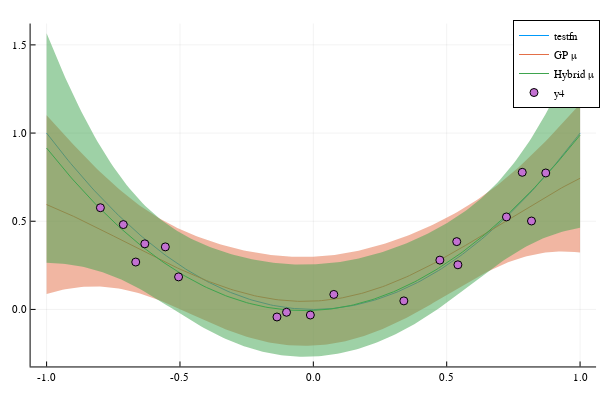

Notebook code cell kept with this figure:
### Code cell
domain = lbs[1]:.01:ubs[1]
μ = similar(domain) # Predictive mean for standard model: f(x) ~ Z(x)
μ2 = similar(domain) # Predictive mean for the hybrid model: f(x) ~ P(x)c + Z(x)
∇μ2 = similar(domain)
Hμ2 = similar(domain)
σ = similar(domain)
σ2 = similar(domain)
∇σ2 = similar(domain)
Hσ2 = similar(domain)
EIx = similar(domain)
EIx2 = similar(domain)

for (i, x) in enumerate(domain)
    sx = sur([x], [0.])
    hsx = hsur([x], [0.])
    
    μ[i] = sx.μ
    μ2[i] = hsx.μ
    ∇μ2[i] = first(hsx.∇μ)
    Hμ2[i] = first(hsx.Hμ)
    σ[i] = sx.σ
    σ2[i] = hsx.σ
    ∇σ2[i] = first(hsx.∇σ)
    Hσ2[i] = first(hsx.Hσ)
    EIx[i] = eval(sx)
    EIx2[i] = eval(hsx)
end

plot(domain, [testfn([x]) for x in domain], label="testfn")
plot!(domain, μ, ribbons=2σ, label="GP μ")
plot!(domain, μ2, ribbons=2σ2, label="Hybrid μ")
scatter!(get_active_covariates(hsur)', get_active_observations(sur))

### Figure 1 — Plotly figure (JSON) as saved in the notebook; plotly's stock layout.template omitted (floating-point values rounded to 4 significant figures; data arrays with more than 128 entries replaced by an {"elided": "..."} marker saying what was removed)
{"data": [{"colorbar": {"len": 0.9525, "title": {"text": ""}, "x": 0.9934, "y": 0.5139}, "legendgroup": "testfn", "line": {"color": "rgba(0, 154, 250, 1.000)", "dash": "solid", "shape": "linear", "width": 1}, "mode": "lines", "name": "testfn", "showlegend": true, "type": "scatter", "x": {"elided": "201 float values"}, "xaxis": "x", "y": {"elided": "201 float values"}, "yaxis": "y"}, {"colorbar": {"len": 0.9525, "title": {"text": ""}, "x": 0.9934, "y": 0.5139}, "fill": "tozeroy", "fillcolor": "rgba(227, 111, 71, 0.500)", "legendgroup": "GP μ", "line": {"color": "rgba(227, 111, 71, 1.000)", "dash": "solid", "shape": "linear", "width": 0}, "mode": "lines", "name": "GP μ", "showlegend": false, "type": "scatter", "x": {"elided": "402 float values"}, "xaxis": "x", "y": {"elided": "402 float values"}, "yaxis": "y"}, {"colorbar": {"len": 0.9525, "title": {"text": ""}, "x": 0.9934, "y": 0.5139}, "fillrange": {"elided": "2x201 float values"}, "legendgroup": "GP μ", "line": {"color": "rgba(227, 111, 71, 1.000)", "dash": "solid", "shape": "linear", "width": 1}, "mode": "lines", "name": "GP μ", "showlegend": true, "type": "scatter", "x": {"elided": "201 float values"}, "xaxis": "x", "y": {"elided": "201 float values"}, "yaxis": "y"}, {"colorbar": {"len": 0.9525, "title": {"text": ""}, "x": 0.9934, "y": 0.5139}, "fill": "tozeroy", "fillcolor": "rgba(62, 164, 78, 0.500)", "legendgroup": "Hybrid μ", "line": {"color": "rgba(62, 164, 78, 1.000)", "dash": "solid", "shape": "linear", "width": 0}, "mode": "lines", "name": "Hybrid μ", "showlegend": false, "type": "scatter", "x": {"elided": "402 float values"}, "xaxis": "x", "y": {"elided": "402 float values"}, "yaxis": "y"}, {"colorbar": {"len": 0.9525, "title": {"text": ""}, "x": 0.9934, "y": 0.5139}, "fillrange": {"elided": "2x201 float values"}, "legendgroup": "Hybrid μ", "line": {"color": "rgba(62, 164, 78, 1.000)", "dash": "solid", "shape": "linear", "width": 1}, "mode": "lines", "name": "Hybrid μ", "showlegend": true, "type": "scatter", "x": {"elided": "201 float values"}, "xaxis": "x", "y": {"elided": "201 float values"}, "yaxis": "y"}, {"colorbar": {"len": 0.9525, "title": {"text": ""}, "x": 0.9934, "y": 0.5139}, "legendgroup": "y4", "marker": {"color": "rgba(195, 113, 210, 1.000)", "line": {"color": "rgba(0, 0, 0, 1)", "width": 1}, "size": 8, "symbol": "circle"}, "mode": "markers", "name": "y4", "showlegend": true, "type": "scatter", "x": [0.3394, -0.01108, -0.1364, 0.8179, -0.7124, 0.7241, -0.7984, 0.542, -0.6318, 0.8714, -0.5053, 0.7833, -0.5549, 0.07678, 0.4744, 0.5376, -0.1005, -0.6658], "xaxis": "x", "y": [0.04842, -0.03166, -0.04285, 0.5013, 0.4811, 0.5244, 0.5766, 0.253, 0.3719, 0.7736, 0.1844, 0.7774, 0.3546, 0.08495, 0.2796, 0.3843, -0.01619, 0.2687], "yaxis": "y"}], "layout": {"annotations": [], "height": 400, "legend": {"bgcolor": "rgba(255, 255, 255, 1.000)", "bordercolor": "rgba(0, 0, 0, 1)", "borderwidth": 1, "font": {"color": "rgba(0, 0, 0, 1)", "family": "sans-serif", "size": 11}, "title": {"font": {"color": "rgba(0, 0, 0, 1)", "family": "sans-serif", "size": 15}, "text": ""}, "tracegroupgap": 0, "traceorder": "normal", "x": 1, "xanchor": "auto", "y": 1, "yanchor": "auto"}, "margin": {"b": 20, "l": 0, "r": 0, "t": 20}, "paper_bgcolor": "rgba(255, 255, 255, 1.000)", "plot_bgcolor": "rgba(255, 255, 255, 1.000)", "showlegend": true, "width": 600, "xaxis": {"anchor": "y", "domain": [0.05101, 0.9934], "gridcolor": "rgba(0, 0, 0, 0.1)", "gridwidth": 0.5, "linecolor": "rgba(0, 0, 0, 1)", "mirror": false, "range": [-1.06, 1.06], "showgrid": true, "showline": true, "showticklabels": true, "tickangle": 0, "tickcolor": "rgb(0, 0, 0)", "tickfont": {"color": "rgba(0, 0, 0, 1)", "family": "sans-serif", "size": 11}, "tickmode": "array", "ticks": "inside", "ticktext": ["-1.0", "-0.5", "0.0", "0.5", "1.0"], "tickvals": [-1, -0.5, 0, 0.5, 1], "title": {"font": {"color": "rgba(0, 0, 0, 1)", "family": "sans-serif", "size": 15}, "text": ""}, "type": "linear", "visible": true, "zeroline": false, "zerolinecolor": "rgba(0, 0, 0, 1)"}, "yaxis": {"anchor": "x", "domain": [0.03762, 0.9902], "gridcolor": "rgba(0, 0, 0, 0.1)", "gridwidth": 0.5, "linecolor": "rgba(0, 0, 0, 1)", "mirror": false, "range": [-0.3234, 1.621], "showgrid": true, "showline": true, "showticklabels": true, "tickangle": 0, "tickcolor": "rgb(0, 0, 0)", "tickfont": {"color": "rgba(0, 0, 0, 1)", "family": "sans-serif", "size": 11}, "tickmode": "array", "ticks": "inside", "ticktext": ["0.0", "0.5", "1.0", "1.5"], "tickvals": [0, 0.5, 1, 1.5], "title": {"font": {"color": "rgba(0, 0, 0, 1)", "family": "sans-serif", "size": 15}, "text": ""}, "type": "linear", "visible": true, "zeroline": false, "zerolinecolor": "rgba(0, 0, 0, 1)"}}}
